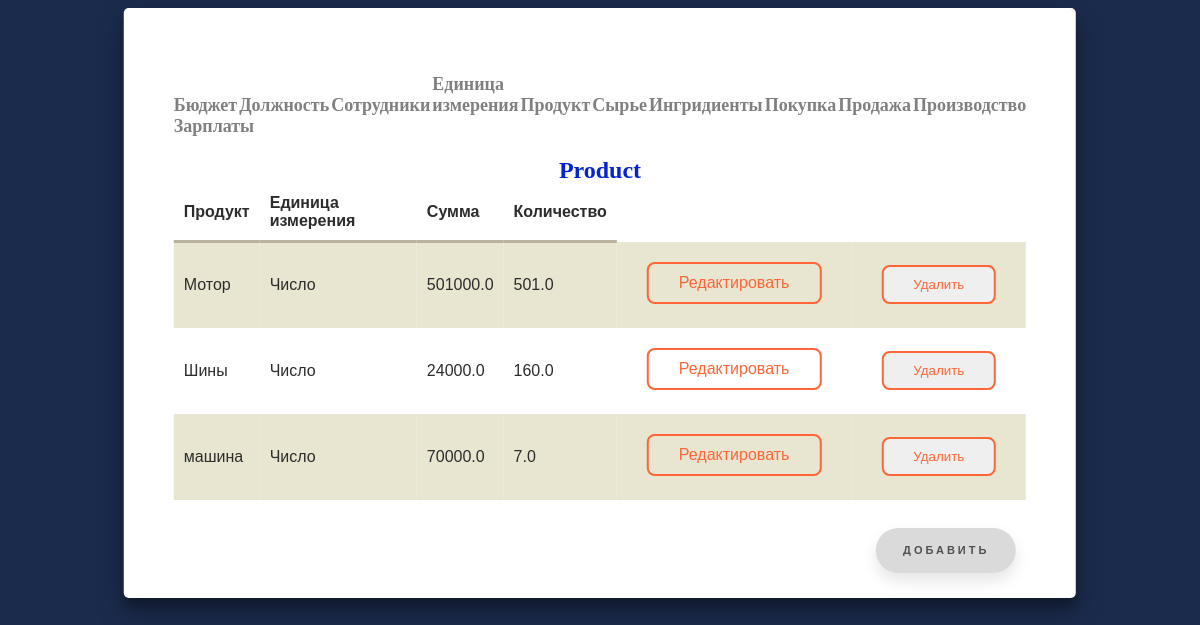
The page /product on the database as committed earlier.
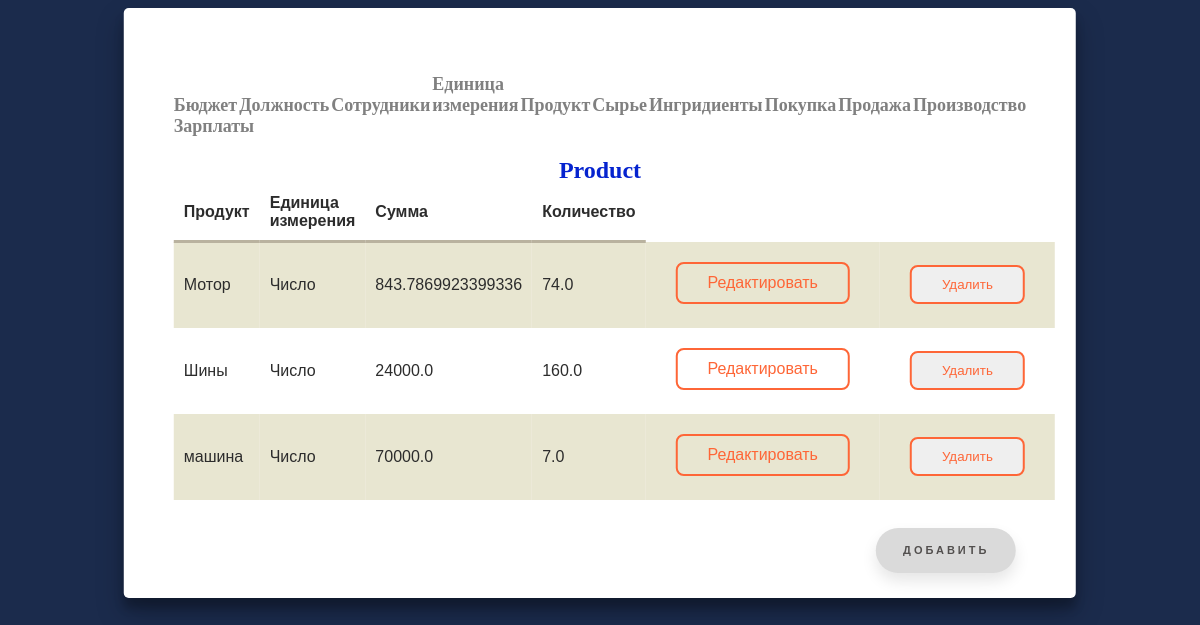
The same page on the database as committed later.
### modul/models.py (models this page shows, shortened)
class  Products(models.Model):
    Product = models.CharField("Продукт",max_length=150)
    Unit = models.ForeignKey(Units,verbose_name="Единица измерения",null=True,on_delete=models.SET_NULL)
    Summ = models.FloatField("Сумма",default=0)
    Amount = models.FloatField("Количество",default=0)
    class Meta:
        verbose_name = 'Готовая продукция'
        verbose_name_plural = 'Готовые продукции'

class  Units(models.Model):
    Unit = models.CharField("Единица измерения",max_length=100)
    class Meta:
        verbose_name = 'Единица измерения'
        verbose_name_plural = 'Единицы измерения'

### modul/views.py (the view)
# urls.py: path("product",views.ProductsView.as_view(), name = 'product'),
class ProductsView(ListView):
    model = Products
    template_name = 'modul/product.html'
    context_object_name = 'products'

### modul/templates/modul/product.html
{% extends "modul/home.html" %}
{% block content %}
<h2>Product</h2>
                <table>
                    <tr>
                        <th>Продукт</th>
                        <th>Единица измерения</th>
                        <th>Сумма</th>
                        <th>Количество</th>
                    </tr>
                    {% for product in products %}
                        <tr>
                            <td>{{ product.Product }}</td>
                            <td>{{ product.Unit.Unit }}</td>
                            <td>{{ product.Summ }}</td>
                            <td>{{ product.Amount }}</td>
                            <td>
                                <a href="{% url 'productupdate' product.id %}" class="shine-button">Редактировать</a>
                            </td>
                            <td>
                                <form id="delete_form" action="{% url 'productdelete' product.id %}" method="post">{% csrf_token %}
                                    <button type="submit" class="shine-button">Удалить</button>
                                </form>
                            </td>
                        </tr>
                    {% endfor%}
                </table><br>
            <a href="{% url 'createproduct' %}" class="floating-button">Добавить</a>
{% endblock %}

Rows that differ between the two databases and show on the page:
changed Products "Мотор": Summ "501000.0" → "843.7869923399336"; Amount "501.0" → "74.0"
